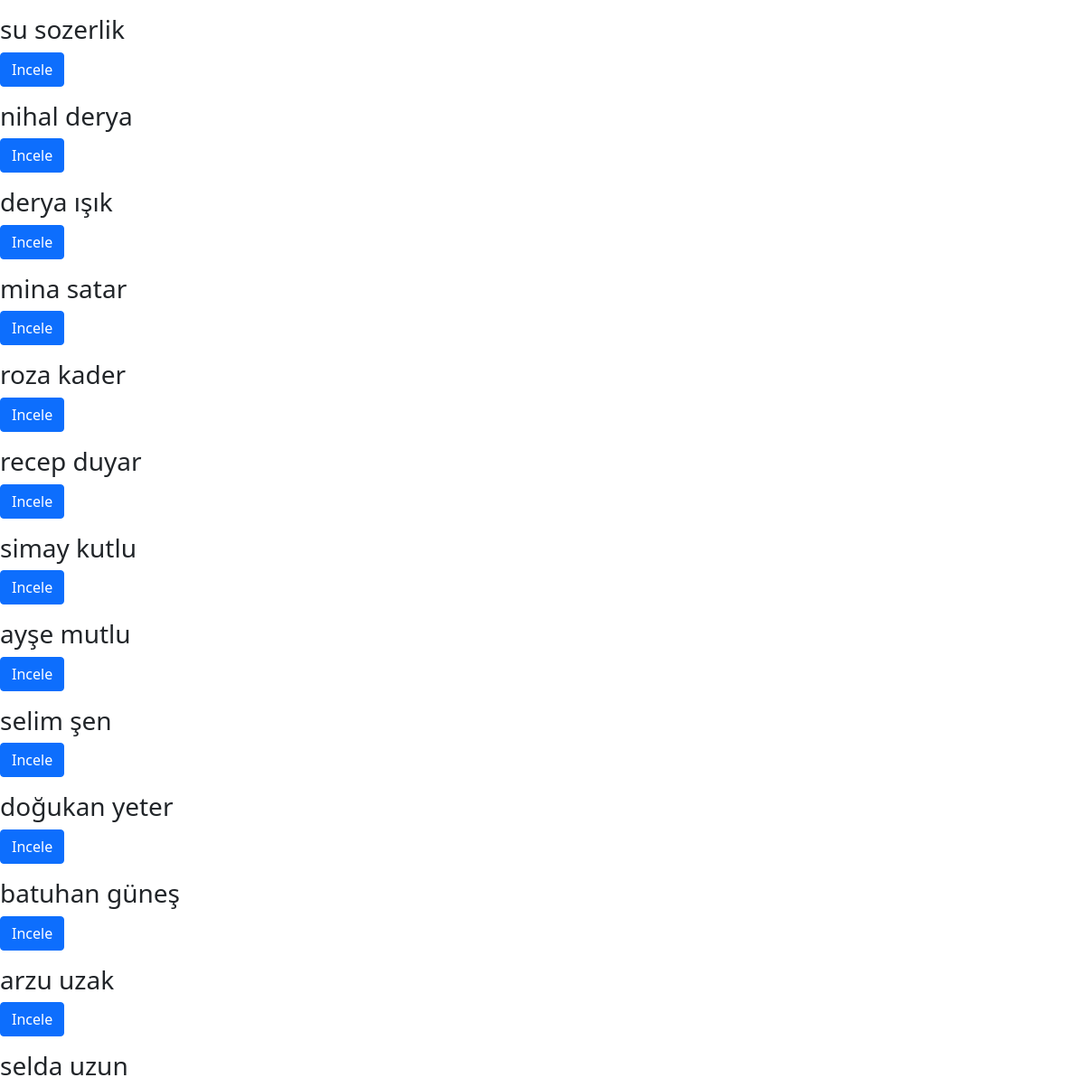
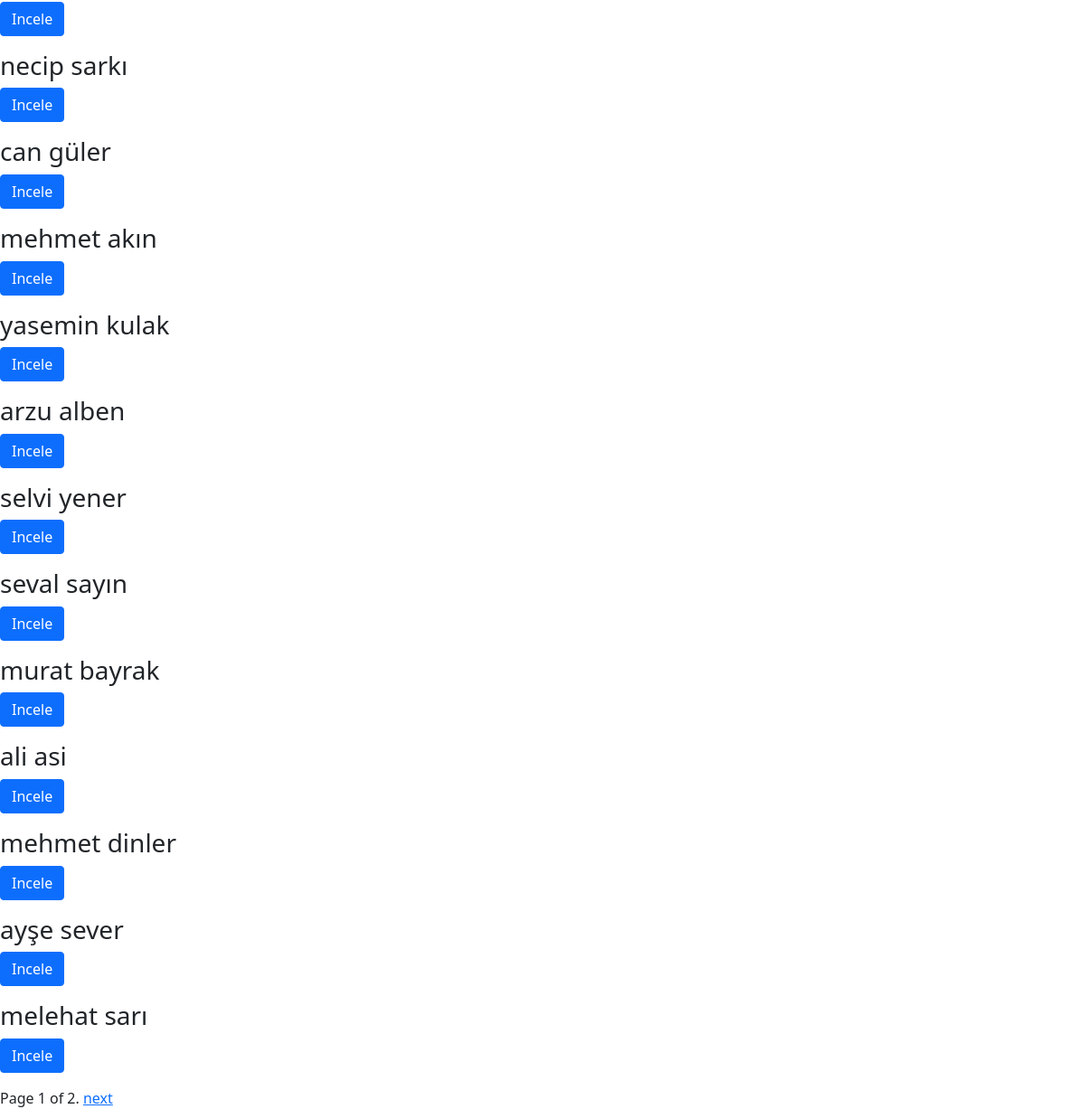
Screenshot of /musteri/index/ with the database file from the repository (2 pictures, top to bottom).
### musteri/models.py (models this page shows, shortened)
class Musteri(models.Model):
    tc=models.PositiveSmallIntegerField( validators=[ MinValueValidator(10000000000),MaxValueValidator(99999999999)], unique=True)
    isim=models.CharField(max_length=100)
    soyisim=models.CharField(max_length=100)
    telefon=models.PositiveSmallIntegerField(validators=[ MinValueValidator(1000000000), MaxValueValidator(9999999999)])
    sehir=models.CharField(max_length=100)
    ilce=models.CharField(max_length=100)
    def get_absolute_url(self):
        return reverse('detail', kwargs= {'id': self.id})

### musteri/views.py (the view, shortened to what this page needs)
# urls.py: url('index/', customer_index, name= 'index'),
def customer_index(request):
    customer_list = Musteri.objects.all()
    query = request.GET.get('q')
    paginator = Paginator(customer_list, 25)
    page = request.GET.get('page')
    try:
        musteris = paginator.page(page)
    except PageNotAnInteger:
        musteris = paginator.page(1)
    except EmptyPage:
        musteris = paginator.page(paginator.num_pages)
    return render(request,'musteri/index.html',{'musteris':musteris})

### templates/musteri/index.html (shortened to what this page needs)
{% extends 'base.html' %}
{% block body %}
	{% for musteri in musteris %}
	<div class="row">
	  <div class="col-sm-6 col-md-4">
	    <div class="thumbnail">
	      <div class="caption">
		      <h3>{{ musteri.isim}} {{ musteri.soyisim}} </h3>
	        <p><a href="{{musteri.get_absolute_url}}" class="btn btn-primary" role="button">Incele</a>
	      </div>
	    </div>
	  </div>
	</div>
	{% endfor %}
    <div class="row">
	    <div class="col-md-6 col-md-offset-3">
		<div class="pagination">
		    <span class="step-links">
		        <span class="current">
		            Page {{ musteris.number }} of {{ musteris.paginator.num_pages }}.
		        </span>
		        {% if musteris.has_next %}
		            <a href="?page={{ musteris.next_page_number }}">next</a>
		        {% endif %}
		    </span>
		</div>
	</div>
    </div>
    {% endblock %}

### rows the page displays
Musteri: isim "su", soyisim "sozerlik"
Musteri: isim "nihal", soyisim "derya"
Musteri: isim "derya", soyisim "ışık"
Musteri: isim "mina", soyisim "satar"
Musteri: isim "roza", soyisim "kader"
Musteri: isim "recep", soyisim "duyar"
Musteri: isim "simay", soyisim "kutlu"
Musteri: isim "ayşe", soyisim "mutlu"
Musteri: isim "selim", soyisim "şen"
Musteri: isim "doğukan", soyisim "yeter"
Musteri: isim "batuhan", soyisim "güneş"
Musteri: isim "arzu", soyisim "uzak"
Musteri: isim "selda", soyisim "uzun"
Musteri: isim "necip", soyisim "sarkı"
Musteri: isim "can", soyisim "güler"
Musteri: isim "mehmet", soyisim "akın"
Musteri: isim "yasemin", soyisim "kulak"
Musteri: isim "arzu", soyisim "alben"
Musteri: isim "selvi", soyisim "yener"
Musteri: isim "seval", soyisim "sayın"
Musteri: isim "murat", soyisim "bayrak"
Musteri: isim "ali", soyisim "asi"
Musteri: isim "mehmet", soyisim "dinler"
Musteri: isim "ayşe", soyisim "sever"
Musteri: isim "melehat", soyisim "sarı"

### other values shown
{{ musteris.number }} "1"
{{ musteris.paginator.num_pages }} "2"
